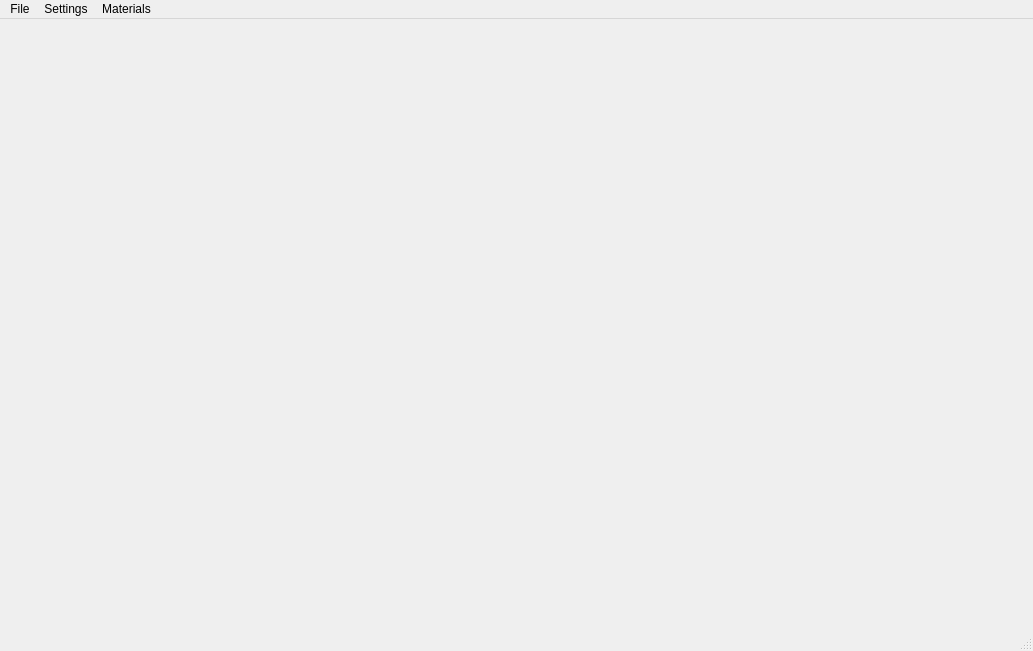
<?xml version="1.0" encoding="UTF-8"?>
<ui version="4.0">
 <class>MainWindow</class>
 <widget class="QMainWindow" name="MainWindow">
  <property name="geometry">
   <rect>
    <x>0</x>
    <y>0</y>
    <width>1033</width>
    <height>651</height>
   </rect>
  </property>
  <property name="windowTitle">
   <string>Schro-1D</string>
  </property>
  <widget class="QWidget" name="centralWidget"/>
  <widget class="QMenuBar" name="menuBar">
   <property name="geometry">
    <rect>
     <x>0</x>
     <y>0</y>
     <width>1033</width>
     <height>21</height>
    </rect>
   </property>
   <widget class="QMenu" name="menuSchro_1D">
    <property name="title">
     <string>File</string>
    </property>
   </widget>
   <widget class="QMenu" name="menuSettings">
    <property name="title">
     <string>Settings</string>
    </property>
   </widget>
   <widget class="QMenu" name="menuMaterials">
    <property name="title">
     <string>Materials</string>
    </property>
   </widget>
   <addaction name="menuSchro_1D"/>
   <addaction name="menuSettings"/>
   <addaction name="menuMaterials"/>
  </widget>
  <widget class="QStatusBar" name="statusBar"/>
  <action name="actionFile">
   <property name="text">
    <string>File</string>
   </property>
  </action>
 </widget>
 <layoutdefault spacing="6" margin="11"/>
 <resources/>
 <connections/>
</ui>
